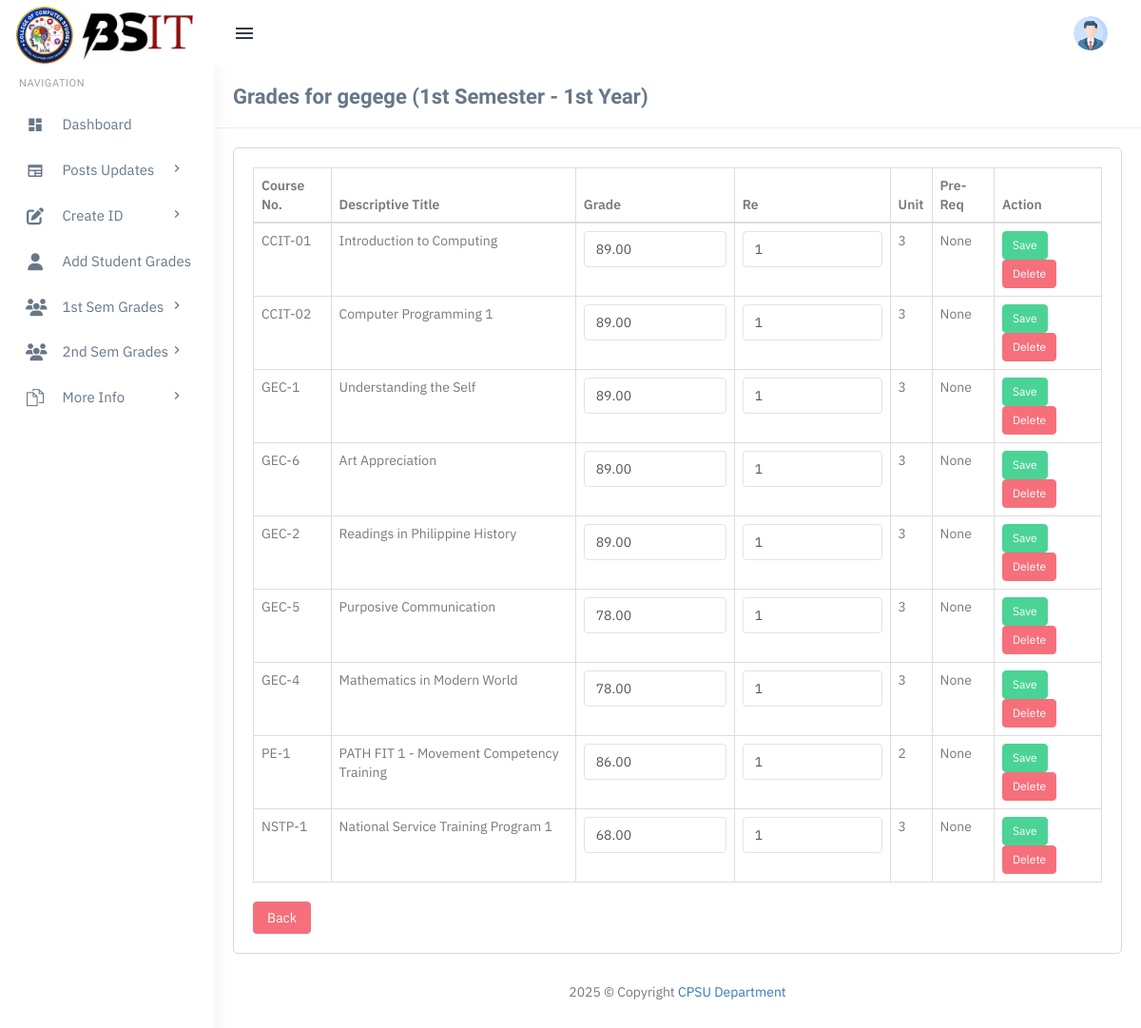
Page /admin/view-grades-1stsem-1st-year.php?student_id=321 (signed in) on the committed database.
### tables this page shows
CREATE TABLE `tblstudents` (
  `id` int(11) NOT NULL,
  `student_id` varchar(20) NOT NULL,
  `student_name` varchar(100) NOT NULL,
  `student_year` enum('1st Year','2nd Year','3rd Year','4th Year') NOT NULL,
  `created_at` timestamp NOT NULL DEFAULT current_timestamp()
);

CREATE TABLE `tblgrades` (
  `id` int(11) NOT NULL,
  `student_id` varchar(20) NOT NULL,
  `student_name` varchar(100) NOT NULL,
  `student_year` enum('1st Year','2nd Year','3rd Year','4th Year') NOT NULL,
  `semester` enum('1st Sem','2nd Sem') NOT NULL,
  `course_no` varchar(20) NOT NULL,
  `descriptive_title` varchar(255) NOT NULL,
  `grade` decimal(5,2) DEFAULT NULL,
  `re` varchar(10) DEFAULT NULL,
  `unit` int(11) NOT NULL,
  `pre_req` varchar(50) NOT NULL,
  `created_at` timestamp NOT NULL DEFAULT current_timestamp()
);

### admin/view-grades-1stsem-1st-year.php (the view, shortened to what this page needs)
<?php
include('includes/config.php');
if (strlen($_SESSION['login']) == 0) {
    header('location:index.php');
} else {
    $student_id = $_GET['student_id'];
    $query_student = mysqli_query($con, "SELECT * FROM tblstudents WHERE student_id='$student_id' AND student_year='1st Year'");
    $student = mysqli_fetch_array($query_student);
    $query_grades = mysqli_query($con, "SELECT * FROM tblgrades WHERE student_id='$student_id' AND semester='1st Sem'");
?>
<?php include('includes/topheader.php'); ?>
<?php include('includes/leftsidebar.php'); ?>
<div class="content-page">
    <div class="content">
        <div class="container">
            <div class="row">
                <div class="col-xs-12">
                    <div class="page-title-box">
                        <h4 class="page-title">Grades for <?php echo htmlentities($student['student_name']); ?> (1st Semester - 1st Year)</h4>
                        <div class="clearfix"></div>
                    </div>
                </div>
            </div>
            <div class="row">
                <div class="col-sm-12">
                    <div class="card-box">
                        <table class="table table-bordered">
                            <thead>
                                <tr>
                                    <th>Course No.</th>
                                    <th>Descriptive Title</th>
                                    <th>Grade</th>
                                    <th>Re</th>
                                    <th>Unit</th>
                                    <th>Pre-Req</th>
                                    <th>Action</th>
                                </tr>
                            </thead>
                            <tbody>
                                <?php
                                while ($row = mysqli_fetch_array($query_grades)) {
                                ?>
                                    <tr>
                                        <td><?php echo htmlentities($row['course_no']); ?></td>
                                        <td><?php echo htmlentities($row['descriptive_title']); ?></td>
                                        <td>
                                            <form method="post">
                                                <input type="text" name="grade" class="form-control" value="<?php echo htmlentities($row['grade']); ?>" required>
                                        </td>
                                        <td>
                                                <input type="text" name="re" class="form-control" value="<?php echo htmlentities($row['re']); ?>">
                                        </td>
                                        <td><?php echo htmlentities($row['unit']); ?></td>
                                        <td><?php echo htmlentities($row['pre_req']); ?></td>
                                        <td>
                                            <button type="submit" class="btn btn-success btn-sm" name="update_grade">Save</button>
                                            <a href="?student_id=<?php echo $student_id; ?>&delete_id=<?php echo $row['id']; ?>" class="btn btn-danger btn-sm" onclick="return confirm('Are you sure?');">Delete</a>
                                        </td>
                                    </tr>
                                <?php } ?>
                            </tbody>
                        </table>
                        <a href="1stsem-1st-year-grades.php" class="btn btn-danger">Back</a>
                    </div>
                </div>
            </div>
        </div>
    </div>
    <?php include('includes/footer.php'); ?>
<?php } ?>

### admin/assets/css/core.css (style rules this page uses)
body { font-family: "IBM Plex Sans", "Oxygen", "Ubuntu", "Cantarell", "Fira Sans", sans-serif; margin: 0; padding-bottom: 60px; overflow-x: hidden; color: #797979; }
html { position: relative; min-height: 100%; }
.h1, .h2, .h3, .h4, .h5, .h6, h1, h2, h3, h4, h5, h6 { color: #677788; font-family: 'Hind Madurai', sans-serif; margin: 10px 0; }
* { outline: none !important; }
.container { width: auto; }
.card-box { padding: 20px; border: 1px solid #d4d8dd; -webkit-border-radius: 5px; border-radius: 5px; -moz-border-radius: 5px; background-clip: padding-box; margin-bottom: 20px; background-color: #ffffff; }
.row { margin-right: -10px; margin-left: -10px; }
.col-lg-1, .col-lg-10, .col-lg-11, .col-lg-12, .col-lg-2, .col-lg-3, .col-lg-4, .col-lg-5, .col-lg-6, .col-lg-7, .col-lg-8, .col-lg-9, .col-md-1, .col-md-10, .col-md-11, .col-md-12, .col-md-2, .col-md-3, .col-md-4, .col-md-5, .col-md-6, .col-md-7, .col-md-8, .col-md-9, .col-sm-1, .col-sm-10, .col-sm-11, .col-sm-12, .col-sm-2, .col-sm-3, .col-sm-4, .col-sm-5, .col-sm-6, .col-sm-7, .col-sm-8, .col-sm-9, .col-xs-1, .col-xs-10, .col-xs-11, .col-xs-12, .col-xs-2, .col-xs-3, .col-xs-4, .col-xs-5, .col-xs-6, .col-xs-7, .col-xs-8, .col-xs-9 { padding-left: 10px; padding-right: 10px; }

### admin/assets/css/menu.css (style rules this page uses)
.content-page { margin-left: 225px; overflow: hidden; }
.content-page .content { padding: 0 5px 10px 5px; margin-top: 70px; }
.page-title { font-size: 22px; margin-bottom: 0; margin-top: 0; font-weight: 600; }
.page-title-box { padding: 20px; border-bottom: 1px solid #eee; margin: 0 -20px 20px -20px; }
.page-title-box .page-title { margin-bottom: 0; float: left; }

### rows in the picture
tblstudents: student_name "gegege"
tblgrades: course_no "CCIT-01", descriptive_title "Introduction to Computing", grade "89.00", re "1", unit "3", pre_req "None"
tblgrades: course_no "CCIT-02", descriptive_title "Computer Programming 1", grade "89.00", re "1", unit "3", pre_req "None"
tblgrades: course_no "GEC-1", descriptive_title "Understanding the Self", grade "89.00", re "1", unit "3", pre_req "None"
tblgrades: course_no "GEC-6", descriptive_title "Art Appreciation", grade "89.00", re "1", unit "3", pre_req "None"
tblgrades: course_no "GEC-2", descriptive_title "Readings in Philippine History", grade "89.00", re "1", unit "3", pre_req "None"
tblgrades: course_no "GEC-5", descriptive_title "Purposive Communication", grade "78.00", re "1", unit "3", pre_req "None"
tblgrades: course_no "GEC-4", descriptive_title "Mathematics in Modern World", grade "78.00", re "1", unit "3", pre_req "None"
tblgrades: course_no "PE-1", descriptive_title "PATH FIT 1 - Movement Competency Training", grade "86.00", re "1", unit "2", pre_req "None"
tblgrades: course_no "NSTP-1", descriptive_title "National Service Training Program 1", grade "68.00", re "1", unit "3", pre_req "None"
